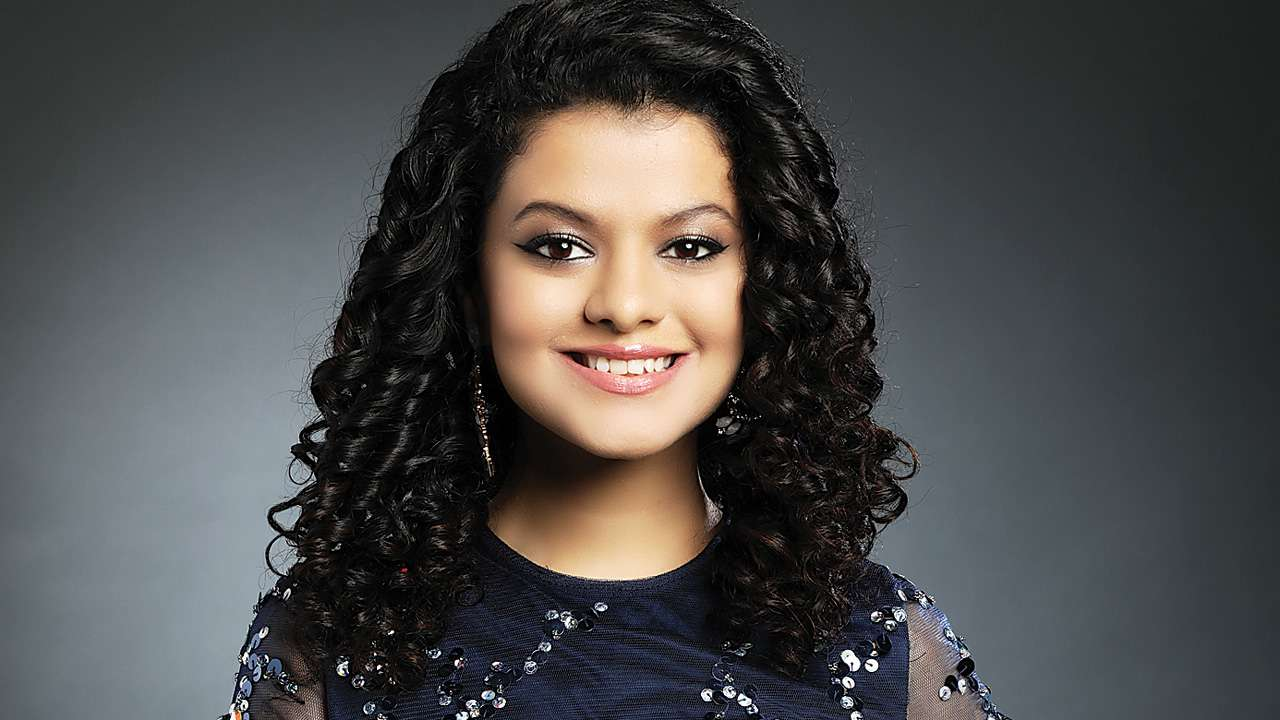
#> input picture datasets/Palak/palakmuchhal-100719.jpg, 1280 x 720 px, given in place of the camera
$ python Dataset.py
#> lines starting #> are read from the running program, lines starting #| are printed output that depends on the picture; after the words box and inside, x2 and y2 are one past the last pixel; in counts of white or black regions, pixels touching at a corner belong together
# Creating database
# It captures images and stores them in datasets
# folder under the folder name of sub_data
import cv2, sys, numpy, os, time
haar_file = 'haarcascade_frontalface_default.xml'

# All the faces data will be
# present this folder
datasets = 'datasets'
cwd = os.getcwd()
path = os.path.join(cwd, datasets)
if not os.path.isdir(path):
	os.mkdir(path)

# These are sub data sets of folder,
# for my faces I've used my name you can
# change the label here
sub_data = input("Enter Your Name : ")
#> the answer given: datasets/Palak/palakmuchhal-100719.jpg

path = os.path.join(datasets, sub_data)
if not os.path.isdir(path):
	os.mkdir(path)

# defining the size of images
(width, height) = (130, 100)

#'0' is used for my webcam,
# if you've any other camera
# attached use '1' like this
face_cascade = cv2.CascadeClassifier(haar_file)
webcam = cv2.VideoCapture(0)

# The program loops until it has 30 images of the face.
count = 0
while count < 40:
	(_, im) = webcam.read()
#> im is the input picture: shape (720, 1280, 3); mean B, G, R 73.4, 73.5, 74.1
	gray = cv2.cvtColor(im, cv2.COLOR_BGR2GRAY)
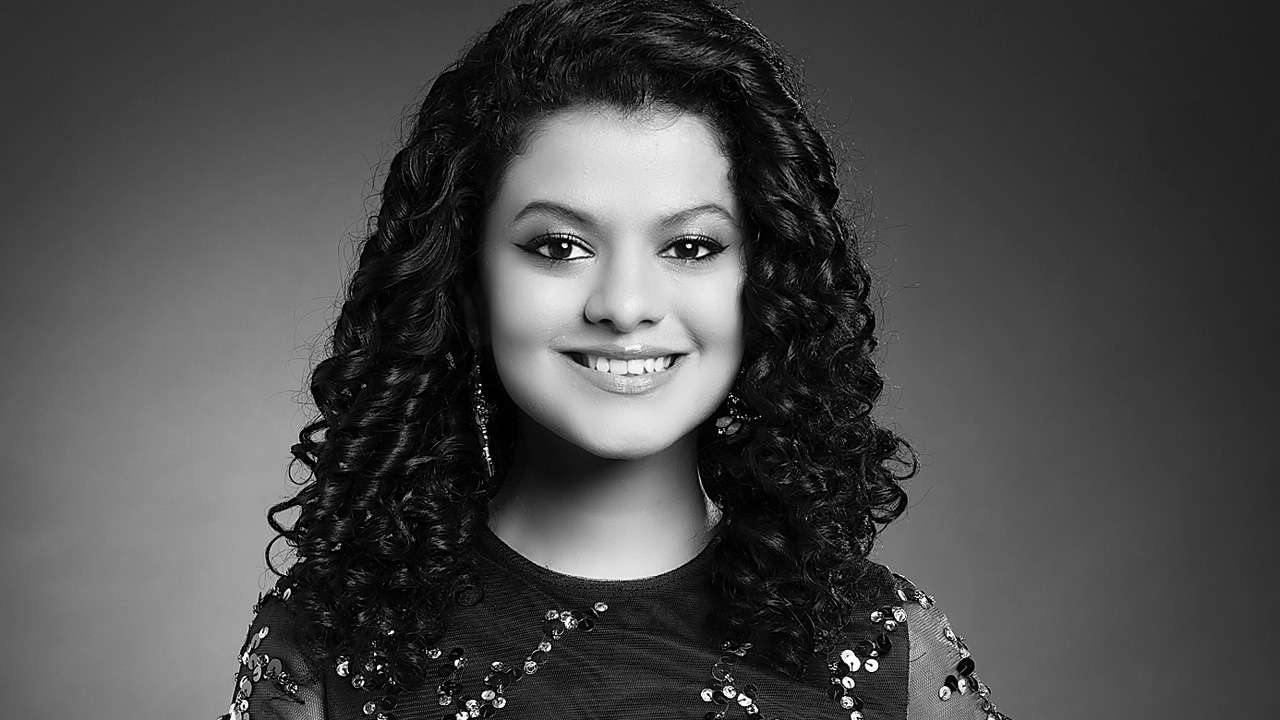
#> gray: shape (720, 1280); min 0, max 255, mean 73.7

	faces = face_cascade.detectMultiScale(gray, 1.3, 4)
#> faces = [[448, 109, 345, 345]]
	for (x, y, w, h) in faces:
		cv2.rectangle(im, (x, y), (x + w, y + h), (255, 0, 0), 2)
		face = gray[y:y + h, x:x + w]
		face_resize = cv2.resize(face, (width, height))
		cv2.imwrite('% s/% s.png'%(path, sub_data+str(count)), face_resize)
		time.sleep(1)
#> this loop made 1 pass
#> pass 1, `face = gray[y:y + h, x:x + w]`:
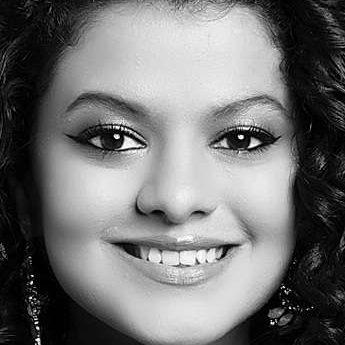
#> face: shape (345, 345); min 0, max 255, mean 114.6
#> pass 1, `face_resize = cv2.resize(face, (width, height))`:
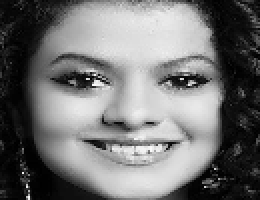
#> face_resize: shape (100, 130) (shown 2 times larger); min 0, max 251, mean 114.6
#> after the loop:
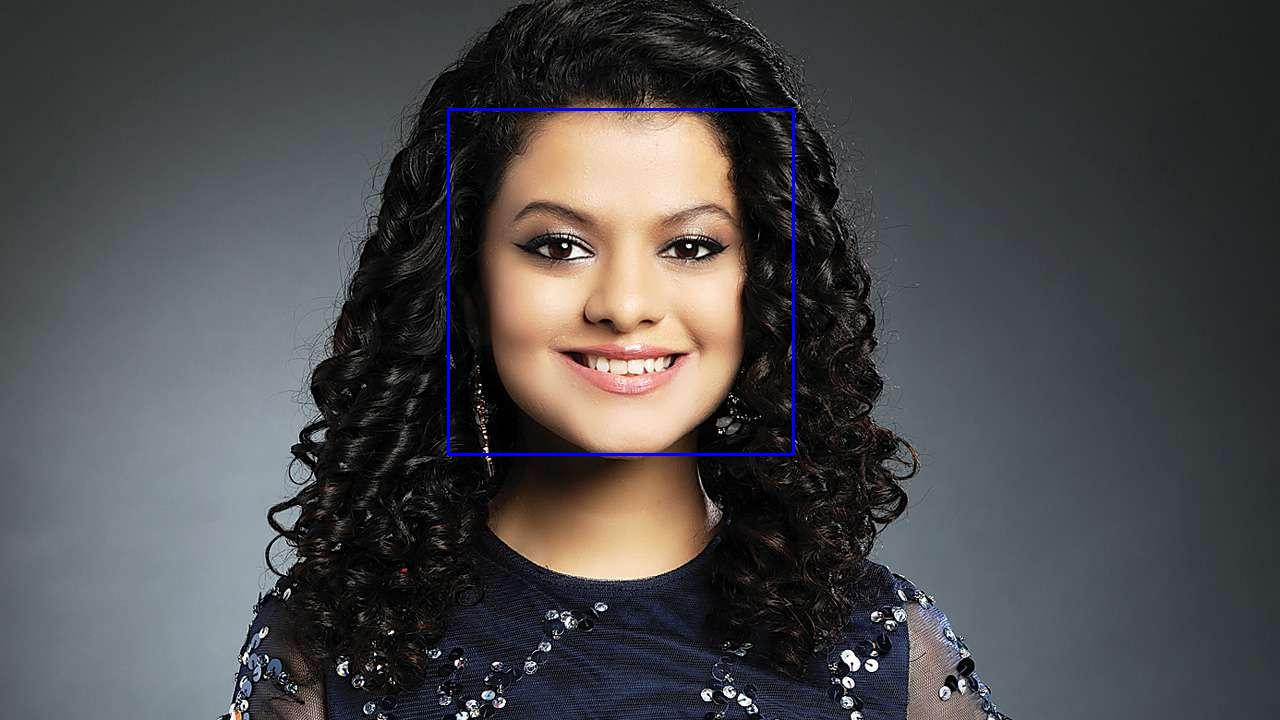
#> im: shape (720, 1280, 3); 0.45% of pixels changed, all inside (x1, y1, x2, y2) = (447, 108, 795, 456)
	count += 1
	cv2.imshow('OpenCV', im)

	key = cv2.waitKey(10)
#> (key Esc is pressed here)
	if key == 27:
		break
webcam.release()

cv2.destroyAllWindows()
